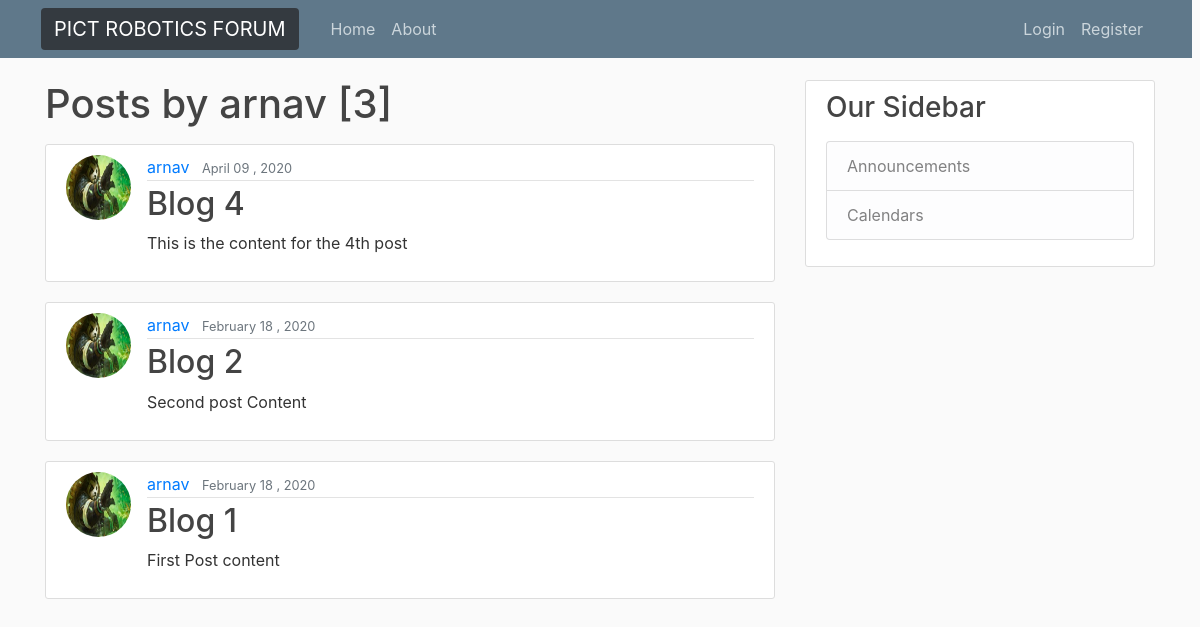
Screenshot of /user/arnav with the database file from the repository.
### blog/models.py (models this page shows, shortened)
class Post(models.Model):
	title = models.CharField(max_length=100)
	content = models.TextField()
	date_posted = models.DateTimeField(default=timezone.now)
	author = models.ForeignKey(User, on_delete=models.CASCADE)

### users/models.py (models this page shows, shortened)
class Profile(models.Model):
	user = models.OneToOneField(User,on_delete=models.CASCADE)
	image=models.ImageField(default='default.jpg',upload_to='profile_pics')

### blog/views.py (the view)
# urls.py: path('user/<str:username>', UserPostListView.as_view(),name='user-posts'),
class UserPostListView(ListView):
	model = Post
	template_name = "blog/user_posts.html" 	#<app>/<model>_<viewtype>.html
	context_object_name= 'posts'
	paginate_by=5
	def get_queryset(self):
		user = get_object_or_404(User, username=self.kwargs.get('username'))
		return Post.objects.filter(author=user).order_by('-date_posted')

### blog/templates/blog/user_posts.html (shortened to what this page needs)
{% extends "blog/base.html" %}
{% block content %}
<h1 class="mb-3"> Posts by {{ view.kwargs.username }} [{{ page_obj.paginator.count }}]</h1>
	{% for post in posts %}
	<article class="media content-section">
	<img class="rounded-circle article-img" src="{{ post.author.profile.image.url }}">
 		 <div class="media-body">
   		 <div class="article-metadata">
     	 <a class="mr-2" href="{% url 'user-posts' post.author.username %}">{{ post.author }}</a>
      	<small class="text-muted">{{ post.date_posted|date:"F d , Y" }}</small>
    	</div>
    <h2><a class="article-title" href="{% url 'post-detail' post.id %}">{{ post.title }}</a></h2>
    <p class="article-content">{{ post.content }}</p>
   </div>
	</article>
	{% endfor %}
{% endblock content %}

### blog/static/blog/main.css (style rules this page uses)
body { background: #fafafa; color: #333333; margin-top: 5rem; }
h1, h2, h3, h4, h5, h6 { color: #444444; }
.content-section { background: #ffffff; padding: 10px 20px; border: 1px solid #dddddd; border-radius: 3px; margin-bottom: 20px; }
.article-title { color: #444444; }
.article-content { white-space: pre-line; }
.article-img { height: 65px; width: 65px; margin-right: 16px; }
.article-metadata { padding-bottom: 1px; margin-bottom: 4px; border-bottom: 1px solid #e3e3e3 }

### rows the page displays
Post: author.profile.image (picture), author "arnav", date_posted "April 09 , 2020", title "Blog 4", content "This is the content for the 4th post"
Post: author.profile.image (picture), author "arnav", date_posted "February 18 , 2020", title "Blog 2", content "Second post Content"
Post: author.profile.image (picture), author "arnav", date_posted "February 18 , 2020", title "Blog 1", content "First Post content"

### other values shown
{{ view.kwargs.username }} "arnav"
{{ page_obj.paginator.count }} "3"
